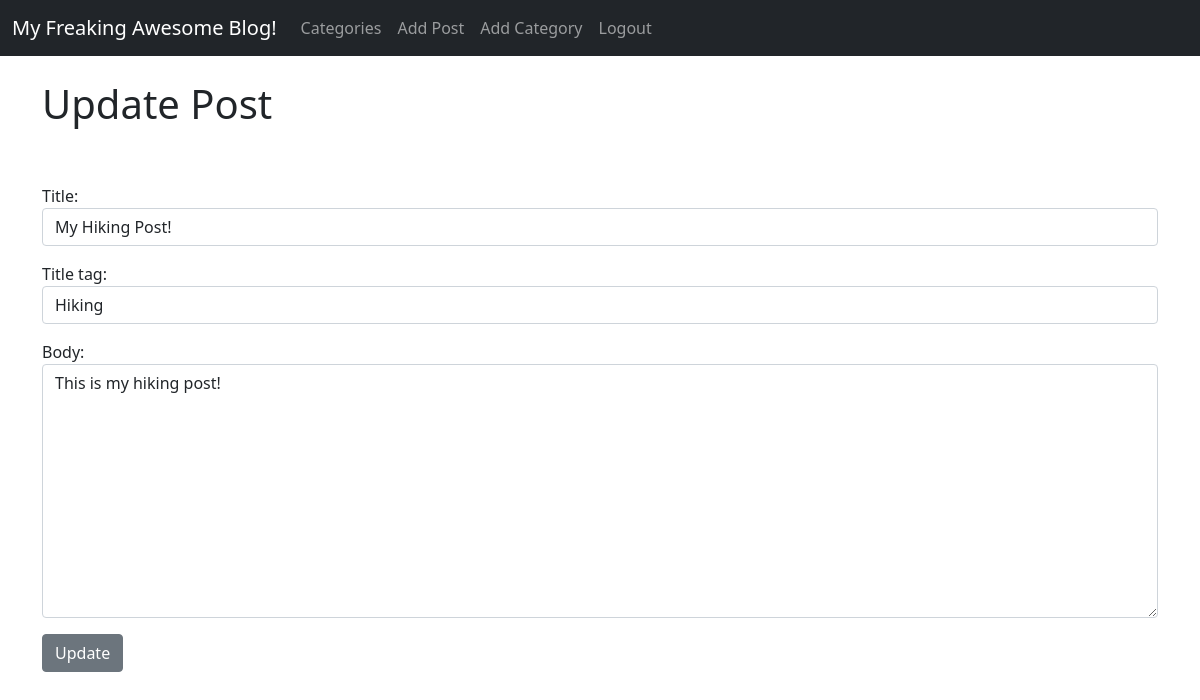
The app's page /article/edit/11 (signed in) with its own data.
### myblog/models.py (models this page shows, shortened)
class Post(models.Model):
    title = models.CharField(max_length=255)
    title_tag = models.CharField(max_length=255, default="My Freaking Awesome Blog")
    author = models.ForeignKey(User, on_delete=models.CASCADE)
    body = models.TextField()
    post_date = models.DateField(auto_now_add=True)
    category = models.CharField(max_length=255, default="coding")
    likes = models.ManyToManyField(User, related_name='blog_posts')

### myblog/views.py (the view)
# urls.py: path('article/edit/<int:pk>', UpdatePostView.as_view(), name="update-post"),
class UpdatePostView(UpdateView):
    model = Post
    form_class = EditForm
    template_name = 'update_post.html'

### myblog/forms.py
class EditForm(forms.ModelForm):
    class Meta:
        model = Post
        fields = ('title', 'title_tag', 'body')
        widgets = {
            'title': forms.TextInput(attrs={'class': 'form-control', 'placeholder': 'This is Title Placeholder Stuff'}),
            'title_tag': forms.TextInput(attrs={'class': 'form-control'}),
            'body': forms.Textarea(attrs={'class': 'form-control'}),
        }

### templates/update_post.html (shortened to what this page needs)
{% extends 'base.html' %}
{% block content %}
{% if user.is_authenticated and user.id == post.author.id %}
    <h1>Update Post</h1>
        <br/> <br/>
    <div class="form-group">
        <form method="post">
            {{ form.as_p }}
            <button class="btn btn-secondary">Update</button>
        </form>
    </div>
{% else %}
    You're not allowed here! (and you know it!!!!)
{% endif %}
{% endblock %}

### records on screen
Post: title "My Hiking Post!", title_tag "Hiking", body "This is my hiking post!"
